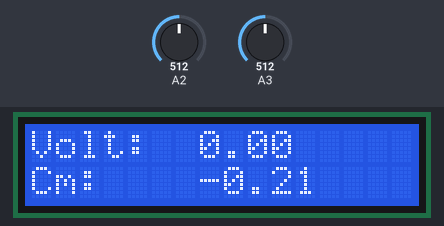
The sketch below on a simulated Arduino Nano, built with avr-gcc and run on an emulated ATmega328P. On the bench: 16×2 character LCD. The test bench sets the inputs (shaded band); at power-on: A2 = 512, A3 = 512.

Above: at 4.2 s.
4.3 s: A2 set to 716
At 5.8 s:
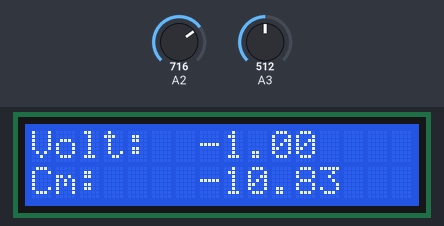
6.1 s: A3 set to 306
At 7.4 s:
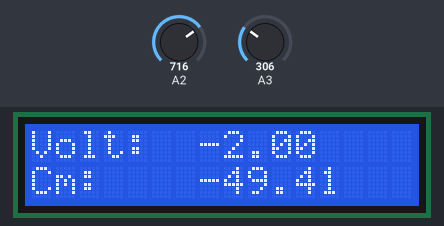
7.7 s: A2 set to 900
At 9.0 s:
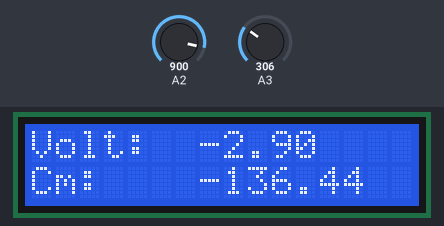
9.3 s: A3 set to 122
At 10.6 s:
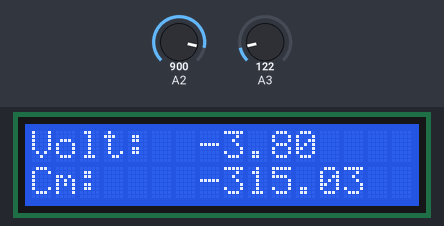
10.9 s: A3 set to 0
At 12.2 s:
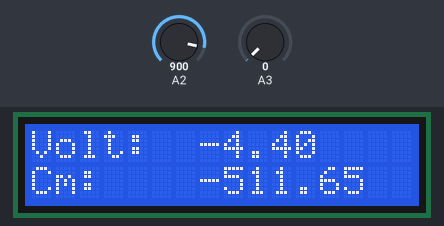
12.5 s: A2 set to 1023
At 13.8 s:
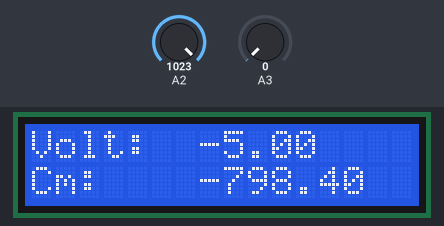
Timing chart, 0 to 15.0 s (numbered marks = the images above; inputs shaded):
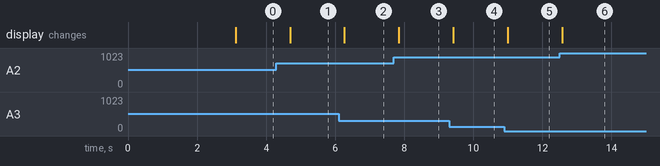

The sketch:

Potenciometros_2.ino
```cpp
/*-------------------------------------------------------------------------------
  Practica numero 01 - Sensores Resistivos de Desplazamiento
  Desc: Emplear una resistencia variable para diseñar un sensor resistivo que
  permita llevar a cabo la medición del desplazamiento lineal o angular en un
  sistema móvil y analizar sus características más importantes.

  Atzin Inyan Reyes Gutiérrez.
-------------------------------------------------------------------------------*/

// Seccion 0 - Sección de descripción de conexiones en puertos ------------------
/*
  Conexiones del I2C al Arduino:
  I2C ---->  Arduino Nano
  SCL        A5
  SDA        A4
  VCC        5V
  GND        GND
*/
//-------------------------------------------------------------------------------

// Seccion 1 - Definicion de variables y objetos --------------------------------
// Definiciones
#include<Wire.h>
#include <LiquidCrystal_I2C.h>

#define Volt_Ent 5
#define Lect 1023

LiquidCrystal_I2C lcd(0x27,16,2); // dependiendo del fabricante del LCD el codigo 0x27 puede cambiar
                                  // 0x3F , 0x20 , 0x38 ,

// Variables Enteras
int Lec_A = 0, Lec_B = 0;

// Variables Flotantes
float Volt_A = 0, Volt_B = 0, Volt_Dif = 0, Volt_Dif5, Volt_Dif4, Volt_Dif3, Volt_Dif2;

// Variables Dobles
double Volt_Acc = 0;

//-------------------------------------------------------------------------------

// Seccion 2 - Configuracion del arduino ----------------------------------------

void setup() {
  lcd.init();
  lcd.backlight();
  lcd.clear();
  lcd.setCursor(0,0);
  //         0123456789012345
  lcd.print(".. Ardusensor .."); // Mensaje a desplegar
  lcd.setCursor(0,1);
  //         0123456789012345
  lcd.print("-Desplazamiento-"); // Mensaje 2 a desplegar
  delay(3000); // espera 3 segundos con el mensaje estatico
}

//-------------------------------------------------------------------------------

// Seccion 3 - Loob Infinito ----------------------------------------------------

void loop() {
  // Liempieza del LCD
  lcd.clear();

  // Lectura de los puertos analogicos del Nano
  Lec_A = analogRead(A3);
  Lec_B = analogRead(A2);

  // Conversion del ADC a Voltaje
  Volt_A = (Lec_A * 5.0)/(1023.0);
  Volt_B = (Lec_B * 5.0)/(1023.0);


  // Diferencia de voltaje entre los dos divisores
  Volt_Dif = Volt_A - Volt_B;

  // Potencias
  Volt_Dif5 = Volt_Dif*Volt_Dif*Volt_Dif*Volt_Dif*Volt_Dif;
  Volt_Dif4 = Volt_Dif*Volt_Dif*Volt_Dif*Volt_Dif;
  Volt_Dif3 = Volt_Dif*Volt_Dif*Volt_Dif;
  Volt_Dif2 = Volt_Dif*Volt_Dif;

  // Acondicionamiento del Voltaje
  Volt_Acc = (0.0446*Volt_Dif5)-(0.4703*Volt_Dif4)+(1.9562*Volt_Dif3)-(3.9645*Volt_Dif2)+(4.2484*Volt_Dif)-(0.209);

  // Impresion de variables

  lcd.setCursor(0,0);
  lcd.print("Volt:");
  lcd.setCursor(7,0);
  lcd.print(Volt_Dif);

  lcd.setCursor(0,1);
  lcd.print("Cm:");
  lcd.setCursor(7,1);
  lcd.print(Volt_Acc);
  delay(500);
}

//-------------------------------------------------------------------------------
```

Measured:
- after the input at 4.3 s, the display: changes after 0.39 s (image 1)
- after the input at 6.1 s, the display: changes after 0.17 s (image 2)
- after the input at 7.7 s, the display: changes after 0.14 s (image 3)
- after the input at 9.3 s, the display: changes after 0.12 s (image 4)
- after the input at 10.9 s, the display: changes after 0.10 s (image 5)
- after the input at 12.5 s, the display: changes after 0.08 s (image 6)
